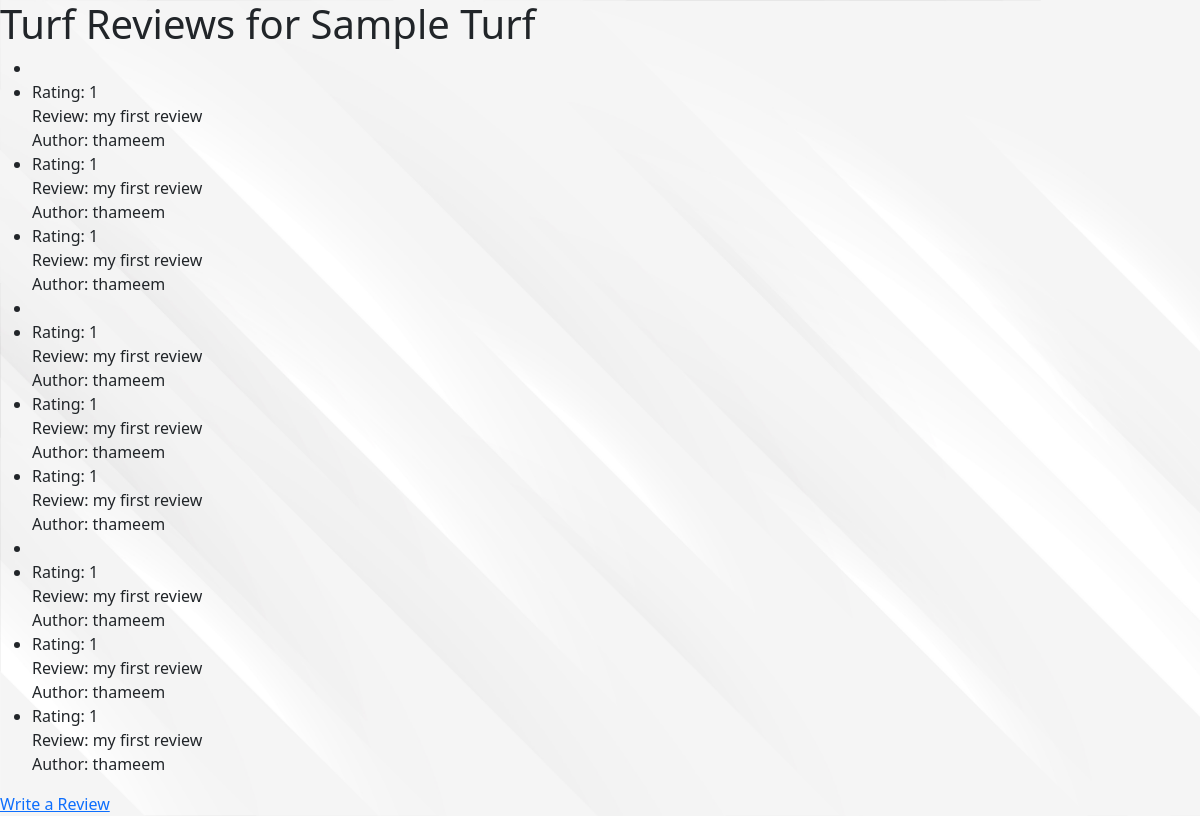
/turf/1/reviews, run on an earlier commit of the app's database.
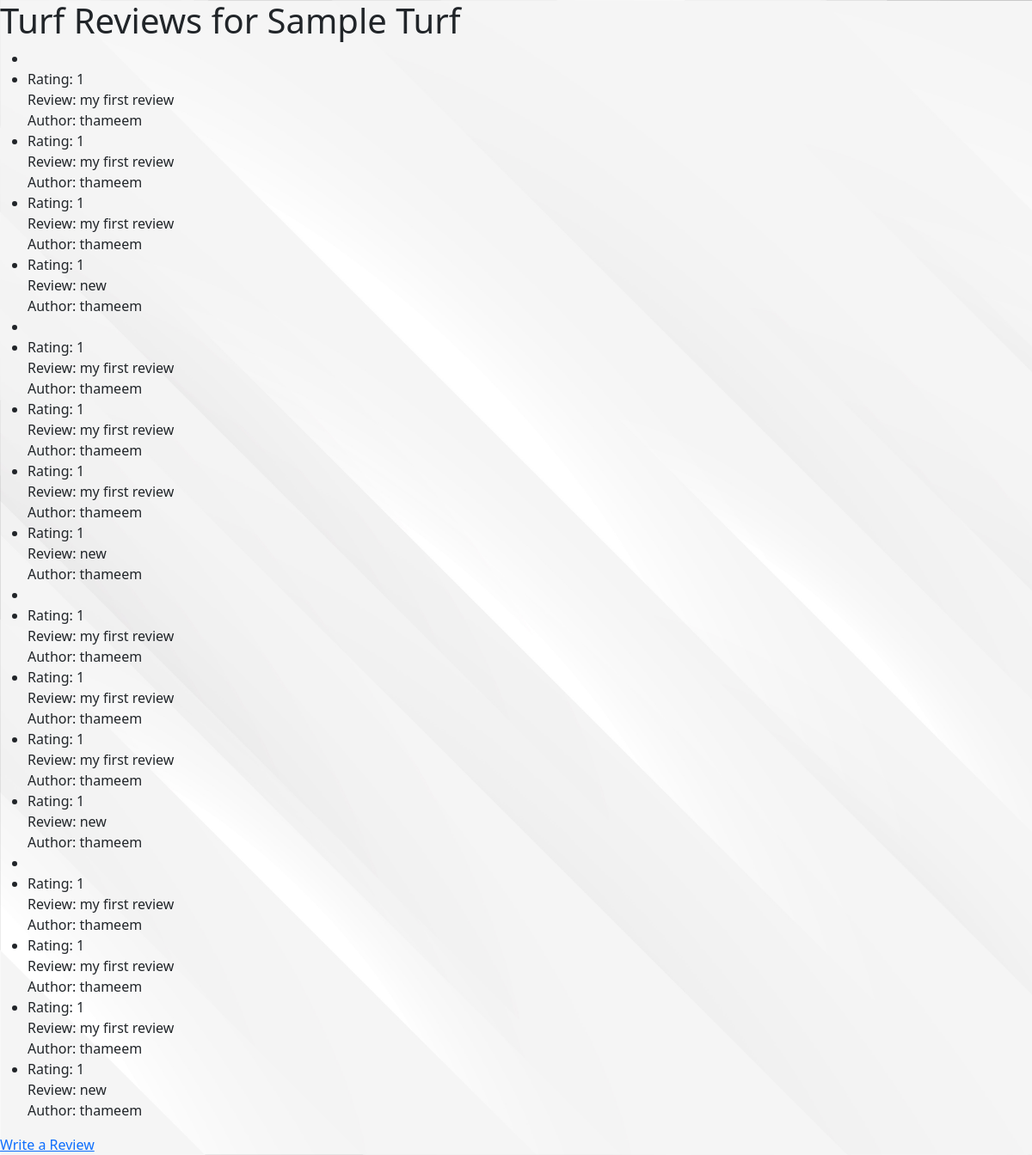
And on a later commit of the database.
### app.py (models this page shows)
class TurfReview(db.Model):
    id = db.Column(db.Integer, primary_key=True)
    turf_id = db.Column(db.Integer, db.ForeignKey('turf.id'), nullable=False)
    user_id = db.Column(db.Integer, db.ForeignKey('user.id'), nullable=False)
    rating = db.Column(db.Integer, nullable=False)
    review_text = db.Column(db.Text, nullable=False)
    user = db.relationship('User', backref='reviews')

class User(db.Model, UserMixin):
    id = db.Column(db.Integer, primary_key=True)
    username = db.Column(db.String(20), nullable=False, unique=True)
    email = db.Column(db.String(120), nullable=False, unique=True)
    password = db.Column(db.String(80), nullable=False)

### app.py (the view)
@app.route('/turf/<int:turf_id>/reviews')
def turf_reviews(turf_id):
    turf = Turf.query.get_or_404(turf_id)
    reviews = TurfReview.query.filter_by(turf_id=turf_id).options(joinedload(TurfReview.user)).all()
    return render_template('turf_reviews.html', turf=turf, reviews=reviews)

### templates/turf_reviews.html (shortened to what this page needs)
{% extends 'layout.html' %}
{% block body %}
    <h1>Turf Reviews for {{ turf.turf_name }}</h1>
    <ul>
        {% for review in reviews %}
            <li>
                {% for review in reviews %}
    <li>
        Rating: {{ review.rating }}<br>
        Review: {{ review.review_text }}<br>
        Author: {{ review.user.username }}<br>
    </li>
{% endfor %}
            </li>
        {% endfor %}
    </ul>
    <a href="{{ url_for('write_review', turf_id=turf.id) }}">Write a Review</a>
{% endblock body %}

### templates/layout.html (shortened to what this page needs)
<!DOCTYPE html>
<html lang="en">
<head>
    <link rel="stylesheet" href="{{url_for('static',filename='css/style.css')}}">
    <link rel="stylesheet" href="https://maxcdn.bootstrapcdn.com/font-awesome/4.7.0/css/font-awesome.min.css">
    <link href="https://cdn.jsdelivr.net/npm/bootstrap@5.3.2/dist/css/bootstrap.min.css" rel="stylesheet">
</head>
<body>
    {% block body %}
    {% endblock body %}
  </body>
</body>
</html>

### static/css/style.css (style rules this page uses)
body { background-image: url("../img/17580.jpg"); background-repeat: no-repeat; background-size: cover; }

What changed in the data, as far as the page shows it:
added TurfReview: rating "1", review_text "new", user.username "thameem", TurfReview (rating "1", review_text "my first review", user.username "thameem"), TurfReview (rating "1", review_text "my first review", user.username "thameem"), TurfReview (rating "1", review_text "my first review", user.username "thameem")
